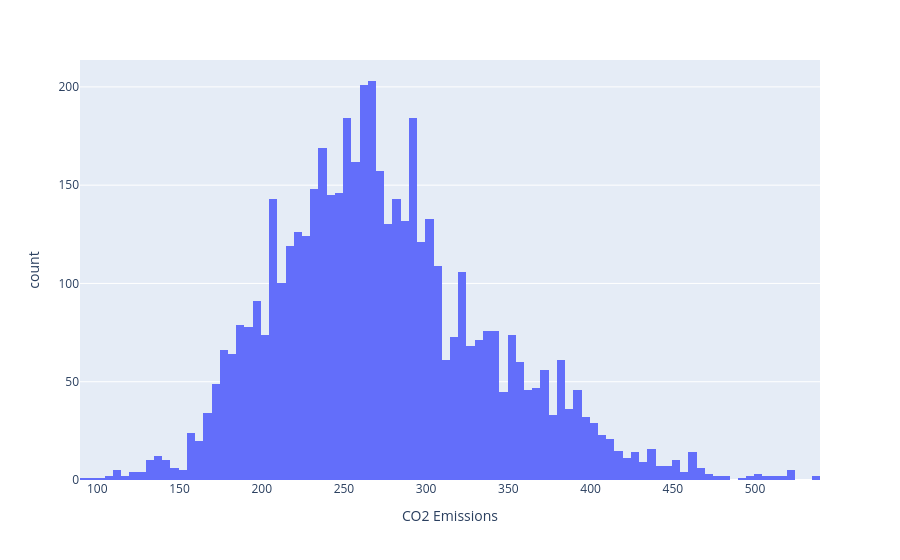

Notebook code for this chart:
### Code cell
px.histogram(data_frame = df, 
             x          = "CO2 Emissions",
             nbins      = 100)

### Figure 1 — Plotly figure (JSON) as saved in the notebook; plotly's stock layout.template omitted (floating-point values rounded to 4 significant figures; data arrays with more than 128 entries replaced by an {"elided": "..."} marker saying what was removed)
{"data": [{"alignmentgroup": "True", "bingroup": "x", "hovertemplate": "CO2 Emissions=%{x}<br>count=%{y}<extra></extra>", "legendgroup": "", "marker": {"color": "#636efa", "pattern": {"shape": ""}}, "name": "", "nbinsx": 100, "offsetgroup": "", "orientation": "v", "showlegend": false, "type": "histogram", "x": {"elided": "5000 int values"}, "xaxis": "x", "yaxis": "y"}], "layout": {"barmode": "relative", "legend": {"tracegroupgap": 0}, "margin": {"t": 60}, "xaxis": {"anchor": "y", "domain": [0, 1], "title": {"text": "CO2 Emissions"}}, "yaxis": {"anchor": "x", "domain": [0, 1], "title": {"text": "count"}}}}
